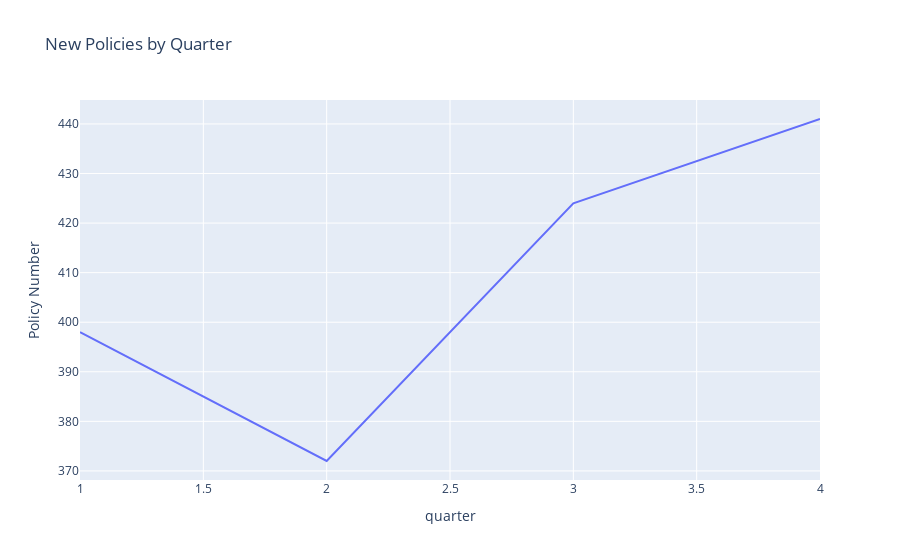

Write notebook code for a chart like this one.
### Code cell
fig = px.line(time1, x="quarter", y="Policy Number", title='New Policies by Quarter')
fig.show()

### Figure 1 — Plotly figure (JSON) as saved in the notebook; plotly's stock layout.template omitted (floating-point values rounded to 4 significant figures)
{"data": [{"hovertemplate": "quarter=%{x}<br>Policy Number=%{y}<extra></extra>", "legendgroup": "", "line": {"color": "#636efa", "dash": "solid"}, "mode": "lines", "name": "", "orientation": "v", "showlegend": false, "type": "scatter", "x": [1, 2, 3, 4], "xaxis": "x", "y": [398, 372, 424, 441], "yaxis": "y"}], "layout": {"legend": {"tracegroupgap": 0}, "title": {"text": "New Policies by Quarter"}, "xaxis": {"anchor": "y", "domain": [0, 1], "title": {"text": "quarter"}}, "yaxis": {"anchor": "x", "domain": [0, 1], "title": {"text": "Policy Number"}}}}
